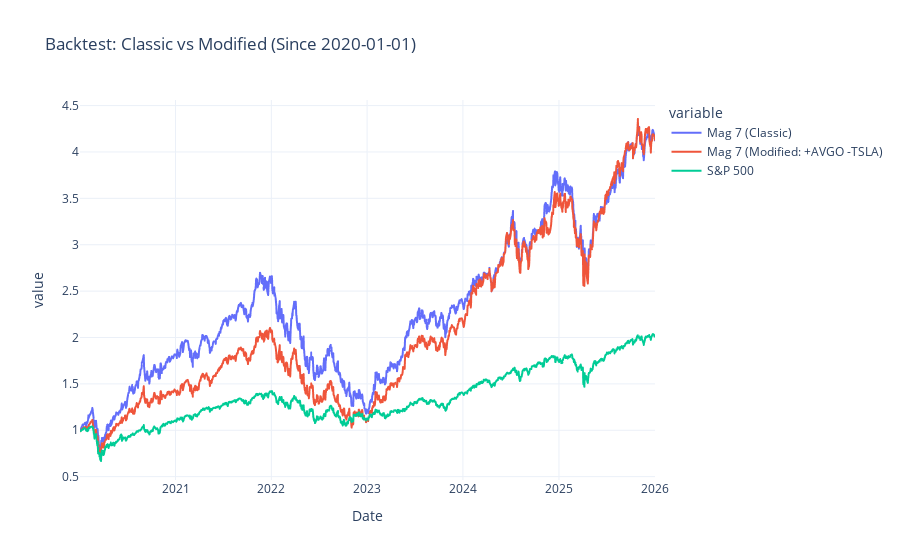

The cell this chart's notebook holds for it:
### Markdown cell above
## 4. Swapping TSLA for AVGO (Broadcom)

**Backtest (2020-Present):**
*   **Blue Line:** Classic Mag 7.
*   **Red Line:** Modified (Remove TSLA, Add AVGO).

### Code cell
# Define Portfolios
tickers_classic = mag7_tickers
tickers_optimized = ['AAPL', 'MSFT', 'GOOGL', 'AMZN', 'NVDA', 'META', 'AVGO'] 

# Backtest Period
backtest_start = '2020-01-01'
bt_returns = log_returns.loc[backtest_start:]

# Calculate Daily Portfolio Returns (Equal Weight)
port_classic_ret = bt_returns[tickers_classic].mean(axis=1)
port_optimized_ret = bt_returns[tickers_optimized].mean(axis=1)
spy_ret = bt_returns['SPY']

comparison = pd.DataFrame({
    'Mag 7 (Classic)': port_classic_ret,
    'Mag 7 (Modified: +AVGO -TSLA)': port_optimized_ret,
    'S&P 500': spy_ret
})

# Cumulative Returns
cum_returns = (1 + comparison).cumprod()

fig = px.line(cum_returns, title=f'Backtest: Classic vs Modified (Since {backtest_start})')
fig.show()

### Figure 1 — Plotly figure (JSON) as saved in the notebook; plotly's stock layout.template omitted (floating-point values rounded to 4 significant figures; data arrays with more than 128 entries replaced by an {"elided": "..."} marker saying what was removed)
{"data": [{"hovertemplate": "variable=Mag 7 (Classic)<br>Date=%{x}<br>value=%{y}<extra></extra>", "legendgroup": "Mag 7 (Classic)", "line": {"color": "#636efa", "dash": "solid"}, "marker": {"symbol": "circle"}, "mode": "lines", "name": "Mag 7 (Classic)", "showlegend": true, "type": "scattergl", "x": {"elided": "1508 str values"}, "xaxis": "x", "y": {"elided": "1508 float values"}, "yaxis": "y"}, {"hovertemplate": "variable=Mag 7 (Modified: +AVGO -TSLA)<br>Date=%{x}<br>value=%{y}<extra></extra>", "legendgroup": "Mag 7 (Modified: +AVGO -TSLA)", "line": {"color": "#EF553B", "dash": "solid"}, "marker": {"symbol": "circle"}, "mode": "lines", "name": "Mag 7 (Modified: +AVGO -TSLA)", "showlegend": true, "type": "scattergl", "x": {"elided": "1508 str values"}, "xaxis": "x", "y": {"elided": "1508 float values"}, "yaxis": "y"}, {"hovertemplate": "variable=S&P 500<br>Date=%{x}<br>value=%{y}<extra></extra>", "legendgroup": "S&P 500", "line": {"color": "#00cc96", "dash": "solid"}, "marker": {"symbol": "circle"}, "mode": "lines", "name": "S&P 500", "showlegend": true, "type": "scattergl", "x": {"elided": "1508 str values"}, "xaxis": "x", "y": {"elided": "1508 float values"}, "yaxis": "y"}], "layout": {"legend": {"title": {"text": "variable"}, "tracegroupgap": 0}, "title": {"text": "Backtest: Classic vs Modified (Since 2020-01-01)"}, "xaxis": {"anchor": "y", "domain": [0, 1], "title": {"text": "Date"}}, "yaxis": {"anchor": "x", "domain": [0, 1], "title": {"text": "value"}}}}
